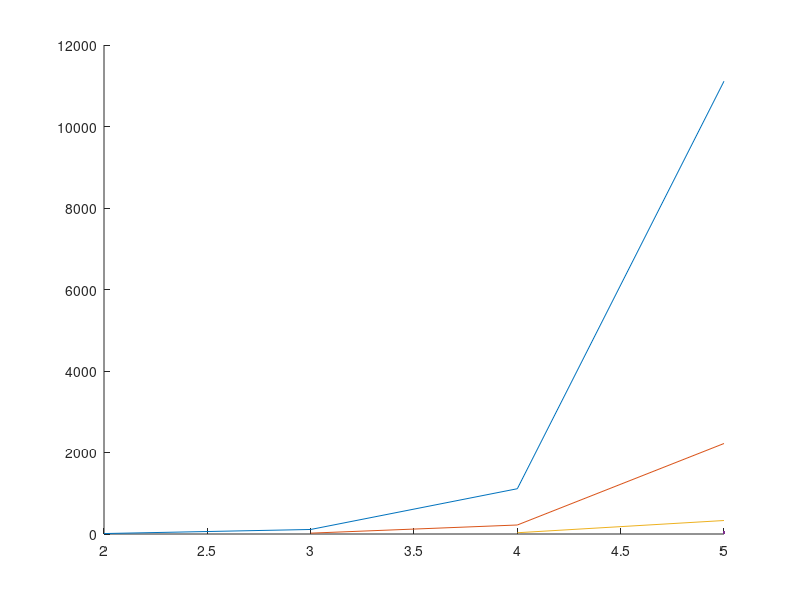
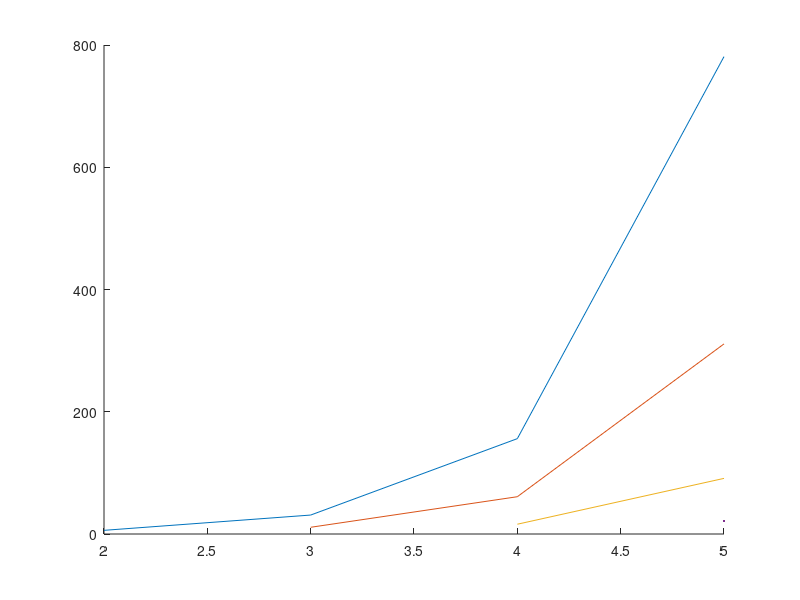
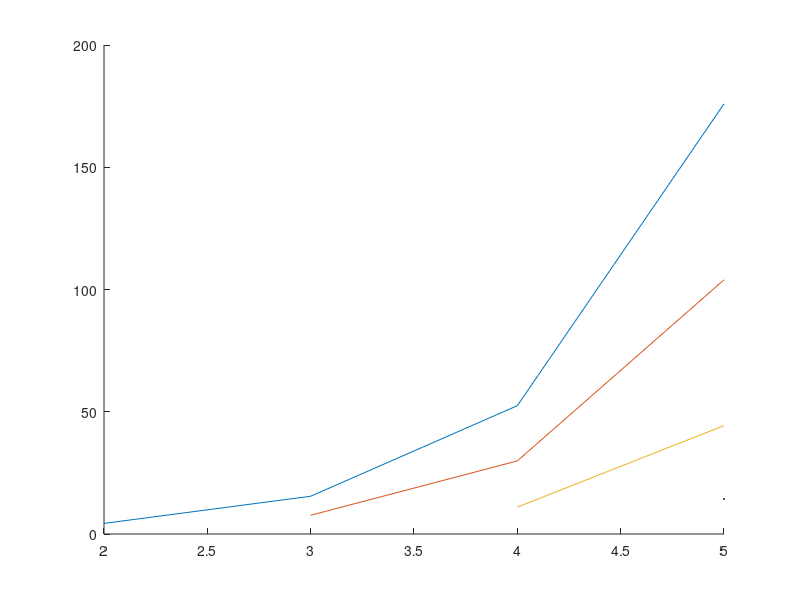
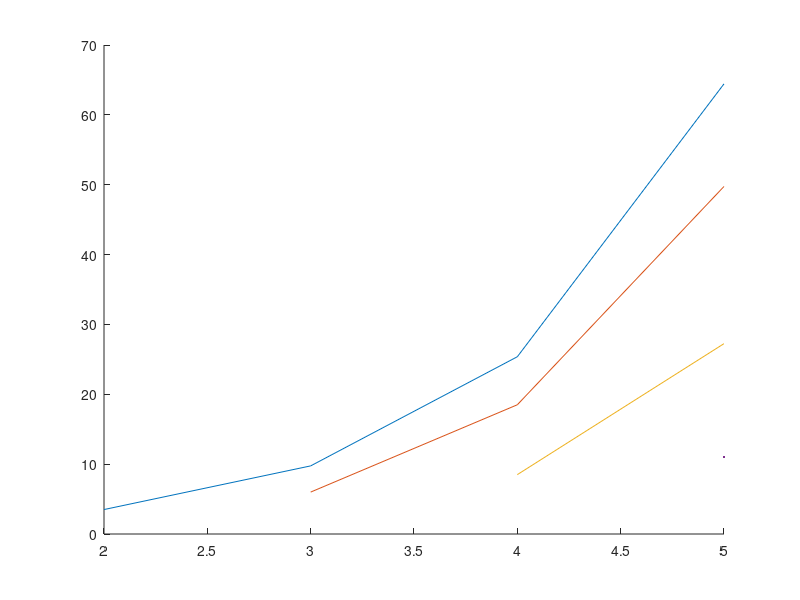

MATLAB code for these plots, in order:
%This script compares the graph of the crtitical energy (energy for all the cells to stay alive) for different
%topologies as a function of their number of nodes 
% for each n=#of nodes we consider n-1 topologies depending on the value
% l=#of nodes in the linear part of the network
% I am considering the extended fork with linear part l and part after the
% splitting s.
%note n=l+s
%for example a line will have l=n-1,s=1 (the last node is considered as a fork
%with one path), and the star has l=1,s=n-1 (the pump is considered to be
%the linear part of the star)
%this way E(n,p,l)=c*(p^l+...+p+s)/p^l; therefore we have a general formula
%for a specific topology knowing the number of nodes its linearity and the
%atrition p;
close all
clear all
n=5;
p=0.1:0.1:1;
E=zeros(n,length(p),n-1);
for i=2:n
    for j=1:length(p)
        for s=1:i-1
            for k=0:i-s-1
                E(i,j,s)=E(i,j,s)+p(j)^k;
            end
            E(i,j,s)=(E(i,j,s)*s+p(j)^(i-s))/p(j)^(i-s);
        end
    end
end
%now I am plotting on the same graph the critical energy corresponding to a
%specific p value for all the possible topology with up to n nodes
for j=1:length(p)
    figure(j)
    hold on
    for s=1:n-1
        plot(s+1:n,E(s+1:n,j,s));
    end
end
% jj=3;
nn=n;
for jj=1:length(p)
    EE=squeeze(E(nn,jj,1:nn-1));
    figure
    plot(1:nn-1,EE(nn-1:-1:1))
    xlabel('Length of line')
    ylabel('Critical energy')
    title('Critical energy change as we go from a line to a star')
end
%here I want to check what are the topology that require less energy than a
%specific one {n,p,l}; ii, jj, ll, here stand for the chosen values for #of
%nodes n, attrition p and linearity l
ii=n;
jj=9;
ss=1;E(ii,jj,n-1)
T=[];
for s=n-1:-1:1
    for i=n:-1:2
        if E(ii,jj,ss)>E(i,jj,s) && E(i,jj,s)>0
            T=[T;i,s,s/(i-1),E(i,jj,s)];
            break;
        end
    end
end
T